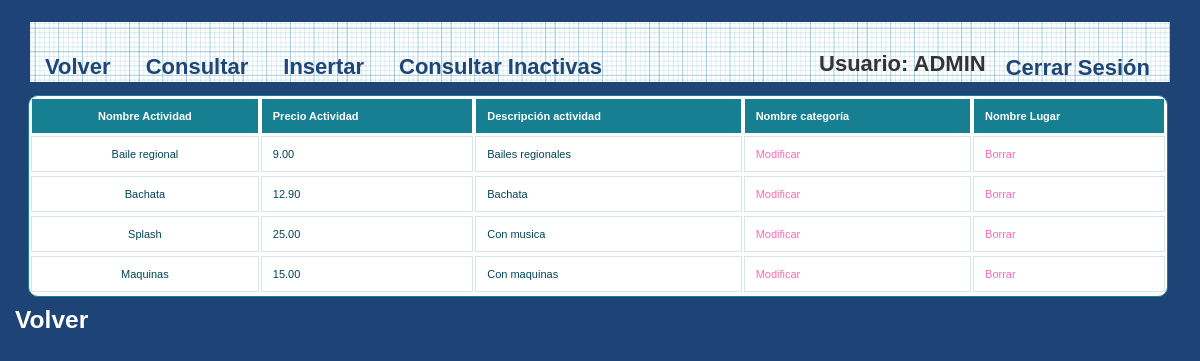
Page /IUjulio/Controllers/ACTIVIDAD_Controller.php (signed in) on the committed database.
### tables this page shows
CREATE TABLE IF NOT EXISTS `ACTIVIDAD` (
`ACTIVIDAD_ID` int(100) NOT NULL,
  `ACTIVIDAD_NOMBRE` varchar(50) NOT NULL,
  `ACTIVIDAD_PRECIO` decimal(10,2) NOT NULL,
  `ACTIVIDAD_DESCRIPCION` varchar(200) DEFAULT NULL,
  `CATEGORIA_ID` int(100) NOT NULL,
  `ACTIVO` tinyint(1) NOT NULL DEFAULT '0'
);

### IUjulio/Controllers/ACTIVIDAD_Controller.php (called while the page is built, shortened)
<?php
include '../Models/ACTIVIDAD_Model.php';
	Switch ($_REQUEST['accion']) {
		default:
			if (!isset($_REQUEST['ACTIVIDAD_NOMBRE'])) {
				$actividad = new actividad('', '','','','','','',null,'','');
			} else {
				$actividad = get_data_form();
			}
			$datos = $actividad->ConsultarTodo();
			if (!tienePermisos('ACTIVIDAD_DEFAULT')) {
				new Mensaje('No tienes los permisos necesarios', '../Views/DEFAULT_Vista.php');
			} else {
				new ACTIVIDAD_DEFAULT($datos, '../Views/DEFAULT_Vista.php');
			}
	}
?>

### IUjulio/Models/ACTIVIDAD_Model.php (called while the page is built, shortened)
<?php
class actividad
{
	function ConectarBD()
	{
		$this->mysqli = new mysqli("localhost", "iu2016", "iu2016", "IU2016");
	}
    function ConsultarTodo()
    {
        $sql = "SELECT ACTIVIDAD.ACTIVIDAD_ID,ACTIVIDAD.ACTIVIDAD_NOMBRE,ACTIVIDAD.ACTIVIDAD_PRECIO,ACTIVIDAD.ACTIVIDAD_DESCRIPCION,ACTIVIDAD.CATEGORIA_ID FROM LUGAR ,ACTIVIDAD_ALBERGA_LUGAR ,ACTIVIDAD, CATEGORIA WHERE LUGAR.LUGAR_ID =ACTIVIDAD_ALBERGA_LUGAR.LUGAR_ID AND ACTIVIDAD_ALBERGA_LUGAR.ACTIVIDAD_ID = ACTIVIDAD.ACTIVIDAD_ID AND ACTIVIDAD.CATEGORIA_ID = CATEGORIA.CATEGORIA_ID AND ACTIVIDAD.ACTIVO = '0'";
        if (!($resultado = $this->mysqli->query($sql))){
            return 'Error en la consulta sobre la base de datos';
        }
        else{
            $toret=array();
            $i=0;
            while ($fila= $resultado->fetch_array()) {
                $toret[$i]=$fila;
                $i++;
            }
            return $toret;
        }
    }
}

### IUjulio/Views/ACTIVIDAD_SHOW_ALL_Vista.php (the view, shortened to what this page needs)
<?php
class Actividad_default{
	private $datos;
	private $volver;
	function __construct($array, $volver){
		$this->datos = $array;
		$this->volver = $volver;
		$this->render();
	}
	function render(){
		?>
		<head><link rel="stylesheet" href="../Styles/styles.css" type="text/css" media="screen" /></head>
			<p>
				<h2>
					<div>
						<?php
						$lista = array('ACTIVIDAD_NOMBRE','ACTIVIDAD_PRECIO','ACTIVIDAD_DESCRIPCION', 'CATEGORIA_NOMBRE','LUGAR_NOMBRE');
						?>
						<head>
							<link rel="stylesheet" href="../Styles/styles.css" type="text/css" media="screen" />
							<link rel="stylesheet" type="text/css" href="../Styles/print.css" media="print" />
						</head>
						<div id="wrapper">
							<nav>
								<div class="menu">
									<ul>
										<li><a href="../Functions/Desconectar.php"><?php echo  $strings['Cerrar Sesión']; ?></a></li>
										<li><?php echo $strings['Usuario'].": ". $_SESSION['login']; ?></li>
									</ul>
									<?php echo '<a href=\'' . $this->volver . "'>" . $strings['Volver'] . " </a>"; ?></li>
									<a href='./ACTIVIDAD_Controller.php?accion=<?php echo $strings['Consultar']?>'><?php echo $strings['Consultar']?></a>
									<a href='./ACTIVIDAD_Controller.php?accion=<?php echo $strings['Insertar']?>'><?php echo $strings['Insertar']?></a>
									<a href='./ACTIVIDAD_Controller.php?accion=<?php echo $strings['CONSULTAR BORRADO']?>'><?php echo $strings['CONSULTAR BORRADO']?></a>
								</div>
							</nav>
						<table id="btable" border = 1>
							<tr>
								<?php
								foreach($lista as $titulo){
									echo "<th>";
									?>
									<?php
									echo $strings[$titulo];
									?>
									</th>
									<?php
								}
								?>
							</tr>
							<?php
							for ($j=0;$j<count($this->datos);$j++){
								echo "<tr>";
								foreach ($this->datos[$j] as $clave => $valor) {
									for ($i = 0; $i < count($lista); $i++) {
										if ($clave === $lista[$i]) {
											?>
											<?php
											echo "<td>";
											echo $valor;
											echo "</td>";
										}
									}
								}
								?>
								<td>
									<a href='ACTIVIDAD_Controller.php?ACTIVIDAD_NOMBRE=<?php echo $this->datos[$j]['ACTIVIDAD_NOMBRE'] . '&accion='.$strings['Modificar']; ?>'><?php echo $strings['Modificar'] ?></a>
								</td>
								<td>
									<a href='ACTIVIDAD_Controller.php?ACTIVIDAD_NOMBRE=<?php echo $this->datos[$j]['ACTIVIDAD_NOMBRE'] . '&accion='.$strings['Borrar']; ?>'><?php echo $strings['Borrar'] ?></a>
								</td>
								<?php
								echo "<tr>";
							}
							?>
						</table>
					</div>
					<h3>
			<p>
				<?php
				echo '<a class="form-link" href=\'' . $this->volver . "'>" . $strings['Volver'] . " </a>";
				?>
				</h3>
			</p>
		<?php
	}
}

### IUjulio/Styles/styles.css (style rules this page uses)
* { margin: 0; padding: 0; }
ul li { list-style-type:none; }
header, footer, section, aside, nav, article { display: block; }
#wrapper { width: 1140px; margin: 0 auto; margin-top: 5px; margin-bottom: 5px; }
nav { width: 1140px; height: 69px; margin: 0 auto; background: #1F4677 url(../images/blueprintpaper.png) repeat-x; }
h1,h2,h3,h4,h5,h6 { font-weight: bold; clear: both; color: #333; list-style-type:none; }
a:link, a:visited { color:hotpink; text-decoration: none; }
p { margin-bottom: 18px; }
li { padding-left: 5px; }
nav .menu { font-size: 22px; font-weight: bold; }
nav .menu ul { margin: 0; padding: 25px 0 0 20px; list-style: none; line-height: normal; }
nav .menu li { display: block; float: right; }
nav .menu a { display: block; margin-right: 5px; padding: 0px 15px; text-decoration: none; color: #1F4677; float:left; }
table { white-space: normal; line-height: normal; font-weight: normal; font-size: small; font-style: normal; color: black; text-align: center; font-variant: normal; border-color: gray; background-color: white; }
#btable { white-space: normal; line-height: normal; font-weight: normal; font-size: 11px; font-style: normal; color: black; text-align: center; font-variant: normal; border-color: gray; background-color: white; margin-left: -2px; }
#btable { width: 100%; overflow: hidden; background: #FFF; color: #024457; border-radius: 10px; border: 1px solid #167F92; }
#btable tr { border: 1px solid #D9E4E6; }
#btable tr:nth-child(odd) { background-color: #EAF3F3; }
#btable th { display: none; border: 1px solid #FFF; background-color: #167F92; color: #FFF; padding: 1em; }
#btable th:first-child { display: table-cell; text-align: center; }
#btable th:nth-child(2) { display: table-cell; }
#btable th:nth-child(2):after { content: attr(data-th); }
@media (min-width: 480px) { #btable th:nth-child(2):after { display: none; } }
#btable td { display: block; word-wrap: break-word; max-width: 7em; }
#btable td:first-child { display: table-cell; text-align: center; border-right: 1px solid #D9E4E6; }
@media (min-width: 480px) { #btable td { border: 1px solid #D9E4E6; } }
#btable th, #btable td { text-align: left; margin: .5em 1em; }
@media (min-width: 480px) { #btable th, #btable td { display: table-cell; padding: 1em; } }
#content p, ul, ol, hr { margin-bottom: 24px; }
#content h1, h2, h3, h4, h5, h6 { color: #333; margin: 0 0 20px 0; line-height: 1.5em; }
* { margin-top: 4px; }
.form-link { color: white !important; margin-left: 15px; }

### IUjulio/Styles/print.css (style rules this page uses)
a { text-decoration : underline; color : #0000ff; }
a:link:after, a:visited:after { content: " (" attr(href) ") "; font-size: 70%; }
nav, footer, header, aside { display : none; }

### rows in the picture
actividad: ACTIVIDAD_NOMBRE "Baile regional", ACTIVIDAD_PRECIO "9.00", ACTIVIDAD_DESCRIPCION "Bailes regionales"
actividad: ACTIVIDAD_NOMBRE "Bachata", ACTIVIDAD_PRECIO "12.90", ACTIVIDAD_DESCRIPCION "Bachata"
actividad: ACTIVIDAD_NOMBRE "Splash", ACTIVIDAD_PRECIO "25.00", ACTIVIDAD_DESCRIPCION "Con musica"
actividad: ACTIVIDAD_NOMBRE "Maquinas", ACTIVIDAD_PRECIO "15.00", ACTIVIDAD_DESCRIPCION "Con maquinas"

### other values in the picture
$strings['Cerrar Sesión'] "Cerrar Sesión"
$strings['Usuario'] "Usuario"
$_SESSION['login'] "ADMIN"
$strings['Volver'] "Volver"
$strings['Consultar'] "Consultar"
$strings['Insertar'] "Insertar"
$strings['CONSULTAR BORRADO'] "Consultar Inactivas"
$strings[$titulo] "Nombre Actividad"
$strings[$titulo] "Precio Actividad"
$strings[$titulo] "Descripción actividad"
$strings[$titulo] "Nombre categoría"
$strings[$titulo] "Nombre Lugar"
